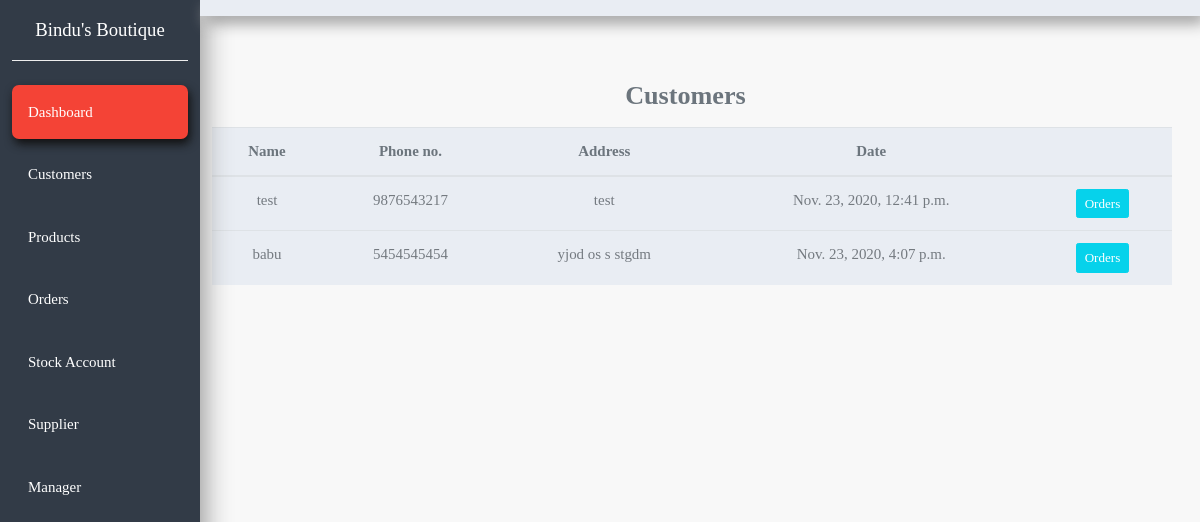
The app's page /customers/ with its own data.
### crm/models.py (models this page shows, shortened)
class Customer(models.Model):
    name = models.CharField(max_length=200, null=True)
    phone = models.CharField(max_length=200, null=True)
    address = models.CharField(max_length=200, null=True)
    date_created = models.DateTimeField(auto_now_add=True, null=True)

### crm/views.py (the view)
# urls.py: path('customers/', views.customers, name="customers"),
def customers(request):
    customers = Customer.objects.all()
    return render(request, 'crm/customers.html',{'customers' : customers})

### crm/templates/crm/customers.html (shortened to what this page needs)
{% extends 'crm/base.html'%}
{% block content %}
<section>
    <div class="container-fluid">
      <div class="row mb-5">
        <div class="col-xl-10 col-lg-9 col-md-8 ml-auto mt-5">
          <div class="row align-items-center">
            <div class="col mt-3 mr-3">
                <h3 class="text-muted text-center mb-3">Customers&nbsp;&nbsp;<a data-toggle="modal" href="#customerModal"></a></h3>
                <table class="table table-striped bg-light text-center">
                <thead>
                  <tr class="text-muted">
                    <th>Name</th>
                    <th>Phone no.</th>
                    <th>Address</th>
                    <th>Date</th>
                    <th></th>
                  </tr>
                </thead>
                <tbody>
                  {%  for customer in customers %}
                    <tr>
                      <td>{{customer.name}}</td>
                      <td>{{customer.phone}}</td>
                      <td>{{customer.address}}</td>
                      <td>{{customer.date_created}}</td>
                      <td><a href="{% url 'customer_detail' customer.id %}" class="btn btn-sm btn-info">Orders</a></td>
                    </tr>
                  {% endfor %}
                </tbody>
              </table>
            </div>
          </div>
        </div>
      </div>
    </div>
</section>
{% endblock %}

### static/css/base.css (style rules this page uses)
body { font-family: 'Montserrat', sans-serif; background-color: #eee; }

### records on screen
Customer: name "test", phone "9876543217", address "test", date_created "Nov. 23, 2020, 12:41 p.m."
Customer: name "babu", phone "5454545454", address "yjod os s stgdm", date_created "Nov. 23, 2020, 4:07 p.m."
